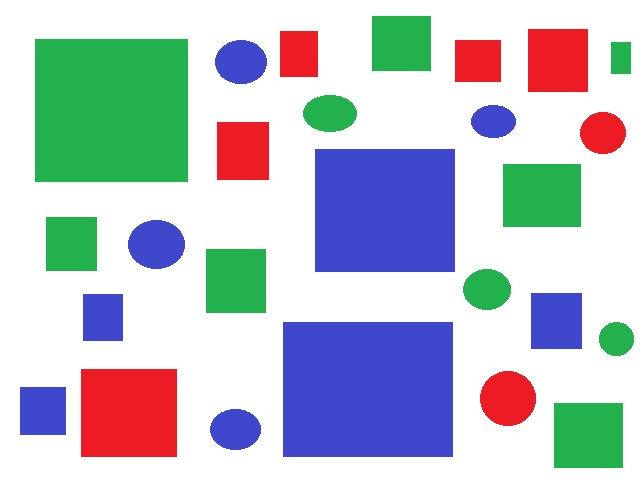
#> input picture test_rgb_input.jpg, 640 x 480 px
$ python generateScore.py ../test_rgb_input.jpg ../kmeans_set1_rgb_full.jpg
#> lines starting #> are read from the running program, lines starting #| are printed output that depends on the picture
import cv2 as cv
import numpy as np
import sys
from math import sqrt
import time

poi = 20

square = 21

def distance(p1,p2):
	#print(p1)
	#print(p2)

	return sqrt(((p1[0]-p2[0])**2) + ((p1[1]-p2[1])**2) +((p1[2]-p2[2])**2))

def avg_area(point,image,square):


	avg_b = 0
	avg_g = 0
	avg_r = 0
	shape = image.shape
	bound = int(square/2)
	if (point[0] - bound) < 0 or  (point[1] - bound) < 0 or (point[0] + bound) > shape[0] or (point[1] + bound) > shape[1] :
		return (0,0,0)


	for i in range(-bound,bound):
		for j in range(-bound,bound):
			i_t = i + point[0]
			j_t = point[1]+j
			avg_b += image[i_t,j_t,0]
			avg_g += image[i_t,j_t,1]
			avg_r += image[i_t,j_t,2]

	s = square**2
	return avg_b/s,avg_g/s,avg_r/s

start = time.time()
label = cv.imread(sys.argv[1],0)
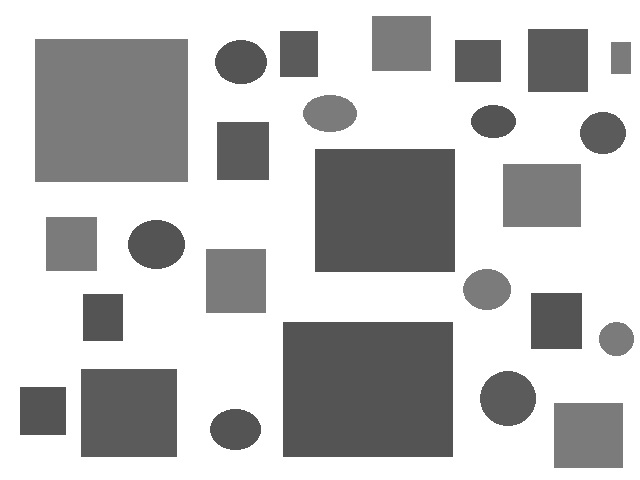
#> label: shape (480, 640); min 76, max 255, mean 193.1
test_image = cv.imread(sys.argv[2],1)
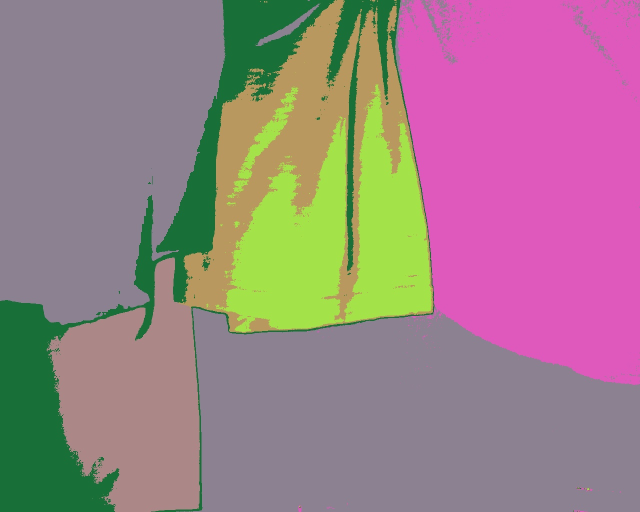
#> input picture kmeans_set1_rgb_full.jpg, 1280 x 1024 px (shown at 1/2 size)
#> test_image is the input picture: shape (1024, 1280, 3); mean B, G, R 135.3, 128.4, 156

#> (the run stopped early here; a loop or call above may not have finished)
